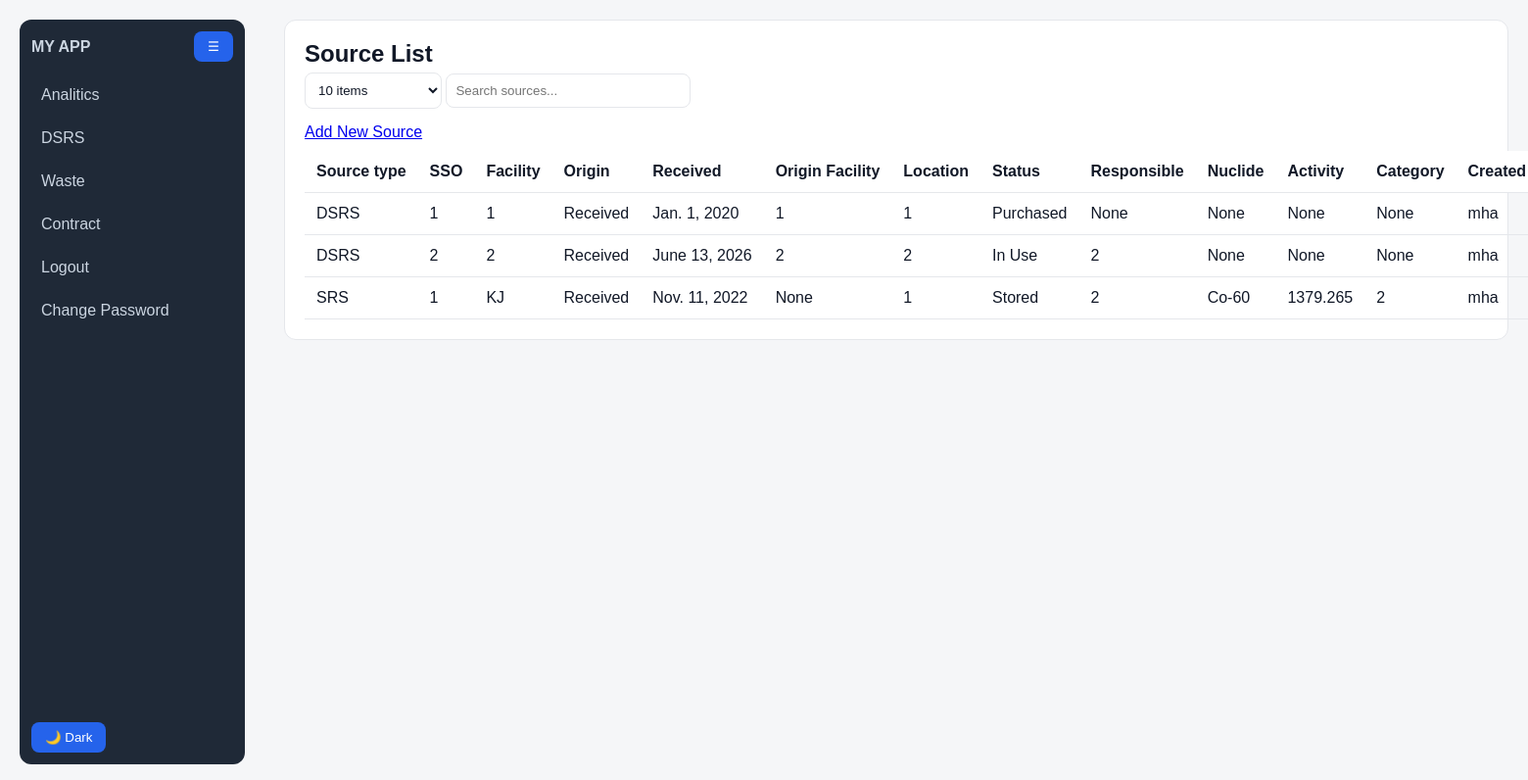
The page /sources/ (signed in) on the database its author committed.
### dashboard/models.py (models this page shows, shortened)
class DSRS(models.Model):
    Source_Type = models.CharField( max_length=10, choices=SOURCE_TYPE.choices, default="DSRS")
    Sso_Code = models.CharField(max_length=12,null=True, blank=True)
    Facility = models.CharField(max_length=100, blank=True, null=True)
    Origin_Type = models.CharField(max_length=20, choices=OriginType.choices)
    Date_received = models.DateField(blank=True, null=True)
    Origin_Facility = models.CharField(max_length=250,blank=True, null=True)
    Location = models.CharField(max_length=20)
    Status = models.CharField(max_length=15, choices=STATUS.choices)
    Status_Date = models.DateField()
    Responsible_Person = models.CharField(max_length=50,null=True, blank=True)
    Nuclide = models.ForeignKey(Nuclides, on_delete=models.SET_NULL, null=True, blank=True)
    activity_input = models.FloatField(null=True, blank=True)
    activity_unit = models.CharField(
        max_length=10,
        choices=[
            ('Bq', 'Bq'),
            ('kBq', 'kBq'),
            ('MBq', 'MBq'),
            ('GBq', 'GBq'),
            ('Ci', 'Ci'),
            ('mCi', 'mCi'),
            ('uCi', 'µCi'),
        ],
        default='Bq'
    )
    Activity_reference_date = models.DateField(null=True, blank=True)
    serial_number = models.CharField(max_length=25,null=True, blank=True)
    Dose_rate_surface_uSv = models.FloatField(null=True, blank=True)
    Dose_rate_1m_uSv = models.FloatField(null=True, blank=True)
    Dose_rate_measurement_date = models.DateField(null=True, blank=True)
    source_state = models.CharField(max_length=15, choices=SourceState.choices, null=True, blank=True)
    contamination_bq_cm2 = models.FloatField(null=True, blank=True)
    Source_Physical_Form = models.CharField(max_length=10, choices=SourceForm.choices, null=True, blank=True)
    Source_Manufacturer = models.CharField(max_length=50, blank=True, null=True)
    Source_Model = models.CharField(max_length=20,null=True, blank=True)
    Source_Practice = models.CharField(max_length=20, blank=True, null=True)
    Device_Manufacturer = models.CharField(max_length=50, blank=True, null=True)
    Device_Model = models.CharField(max_length=50, blank=True, null=True)
    Device_Serial_Number = models.CharField(max_length=50, blank=True, null=True)
    Container_Type = models.CharField(max_length=25, blank=True, null=True)
    Dimension = models.CharField(max_length=20, blank=True)
    Attachments = models.FileField(
        upload_to="dsrs_images/",
        validators=[validate_attachment],
        blank=True,
        null=True
    )
    Comment = models.CharField(max_length=255, blank=True, null=True)
    created_by = models.ForeignKey(User, on_delete=models.CASCADE, editable=False)
    created_at = models.DateTimeField(auto_now_add=True)
    history = HistoricalRecords()
    initial_activity_bq = models.FloatField(null=True, blank=True)
    def current_activity_bq(self):
        if not self.initial_activity_bq or not self.Nuclide or not self.Activity_reference_date:
            return None
        now = timezone.now().date()
        t = (now - self.Activity_reference_date).days * 86400
        hl = self.Nuclide.half_life  # MUST be in seconds
        if not hl:
            return None
        return self.initial_activity_bq * math.exp(-LN2 * t / hl)
    def current_activity_mci(self):
        val = self.current_activity_bq()
        return val / 3.7e7 if val else None
    @property
    def current_activity_mci_value(self):
        val = self.current_activity_mci()
        return round(val, 3) if val else None
    def a_over_d(self):
        if not self.Nuclide:
            return None
        current_bq = self.current_activity_bq()
        d = self.Nuclide.d_value_bq
        if not current_bq or not d:
            return None
        return current_bq / d
    def source_category(self):
        ratio = self.a_over_d()
        if ratio is None:
            return None
        if ratio >= 1000:
            return 1
        elif ratio >= 10:
            return 2
        elif ratio >= 1:
            return 3
        elif ratio >= 0.01:
            return 4
        else:
            return 5
    @property
    def category_value(self):
        return self.source_category()

class Nuclides(models.Model):
    name = models.CharField(max_length=8)
    half_life = models.FloatField()
    d_value_bq = models.FloatField()
    def __str__(self):
        return self.name

### dashboard/views.py (the view)
# urls.py: path('sources/', source_list, name='source_list'),
def source_list(request):
    sources = DSRS.objects.select_related("Nuclide").all().order_by('-created_at')
    return render(request, "dsrs/source_list.html", {
        "sources": sources
    })

### templates/dsrs/source_list.html (shortened to what this page needs)
{% extends 'base.html' %}
{% load static %}
{% block content %}
<div class="content">
<div class="container mt-4">
    <div class="d-flex justify-content-between align-items-center mb-3">
        <h2 class="mb-0">Source List</h2>
        <div class="d-flex align-items-center">
            <select id="pageSize" class="form-control mr-2" style="width:140px;">
                <option value="10" {% if page_size == "10" %}selected{% endif %}>10 items</option>
            </select>
            <input
                type="text"
                id="searchInput"
                class="form-control"
                placeholder="Search sources..."
                style="width:250px;"
            >
        </div>
                <a href="{% url 'add_source' %}" class="btn btn-primary mr-2">
            Add New Source
        </a>
    </div>
    <table class="table table-bordered">
        <thead>
            <tr>
                <th data-column="Source_Type">Source type</th>
                <th data-column="Sso_Code">SSO</th>
                <th data-column="Facility">Facility</th>
                <th data-column="Origin_Type">Origin</th>
                <th data-column="Date_received">Received</th>
                <th data-column="Origin_Facility">Origin Facility</th>
                <th data-column="Location">Location</th>
                <th data-column="Status">Status</th>
                <th data-column="Responsible_Person">Responsible</th>
                <th data-column="Nuclide">Nuclide</th>
                <th data-column="Activity">Activity</th>
                <th data-column="Category">Category</th>
                <th data-column="created_by">Created By</th>
            </tr>
        </thead>
        <tbody id="tableBody">
        {% for s in sources %}
            <tr>
                <td data-column="Source_Type">{{ s.Source_Type }}</td>
                <td data-column="Sso_Code">{{ s.Sso_Code }}</td>
                <td data-column="Facility">{{ s.Facility }}</td>
                <td data-column="Origin_Type">{{ s.Origin_Type }}</td>
                <td data-column="Date_received">{{ s.Date_received }}</td>
                <td data-column="Origin_Facility">{{ s.Origin_Facility }}</td>
                <td data-column="Location">{{ s.Location }}</td>
                <td data-column="Status">{{ s.Status }}</td>
                <td data-column="Responsible_Person">{{ s.Responsible_Person }}</td>
                <td data-column="Nuclide">{{ s.Nuclide }}</td>
                <td data-column="Activity">{{ s.current_activity_mci_value }}</td>
                <td data-column="Category">{{ s.category_value }}</td>
                <td data-column="created_by">{{ s.created_by }}</td>
            </tr>
        {% endfor %}
        </tbody>
    </table>
</div>
</div>
{% endblock %}

### static/css/base.css (style rules this page uses)
* { margin: 0; padding: 0; box-sizing: border-box; font-family: Arial, sans-serif; }
:root { --bg: #f5f6f8; --card: #ffffff; --text: #111827; --muted: #6b7280; --border: #e5e7eb; --primary: #2563eb; --sidebar: #1f2937; --sidebar-text: #cbd5e1; }
body { background: var(--bg); color: var(--text); }
.content { background: var(--card); padding: 20px; border-radius: 12px; border: 1px solid var(--border); }
table { width: 100%; border-collapse: collapse; margin-top: 10px; }
th, td { padding: 12px; border-bottom: 1px solid var(--border); text-align: left; }
th { background: rgba(0,0,0,0.03); }
input, select, textarea { width: 100%; padding: 9px; margin-top: 5px; margin-bottom: 15px; border: 1px solid var(--border); border-radius: 8px; background: var(--card); color: var(--text); }
table { width: max-content; min-width: 100%; border-collapse: collapse; }
table thead th { position: sticky; top: 0; background: var(--card); z-index: 10; }

### rows shown on the page
DSRS: Source_Type "DSRS", Sso_Code "1", Facility "1", Origin_Type "Received", Date_received "Jan. 1, 2020", Origin_Facility "1", Location "1", Status "Purchased", Responsible_Person "None", Nuclide "None", current_activity_mci_value "None", category_value "None", created_by "mha"
DSRS: Source_Type "DSRS", Sso_Code "2", Facility "2", Origin_Type "Received", Date_received "June 13, 2026", Origin_Facility "2", Location "2", Status "In Use", Responsible_Person "2", Nuclide "None", current_activity_mci_value "None", category_value "None", created_by "mha"
DSRS: Source_Type "SRS", Sso_Code "1", Facility "KJ", Origin_Type "Received", Date_received "Nov. 11, 2022", Origin_Facility "None", Location "1", Status "Stored", Responsible_Person "2", Nuclide "Co-60", current_activity_mci_value "1379.265", category_value "2", created_by "mha"
